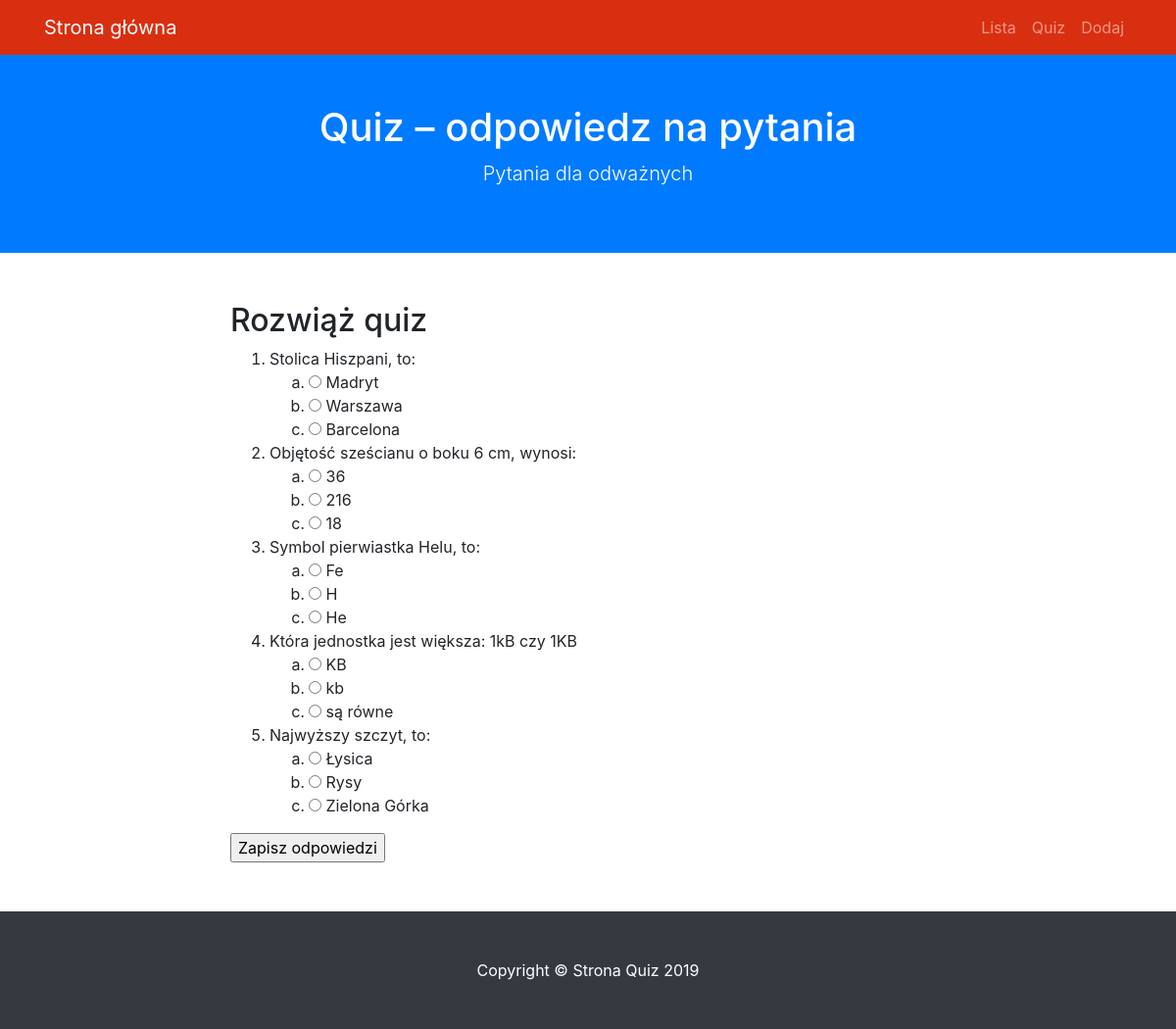
The page /quiz on the database its author committed.
### flask_czat/modele.py (models this page shows)
class BazaModel(Model):
    class Meta:
        database = baza

class Pytanie(BazaModel):
    pytanie = CharField(null=False)
    kategoria = ForeignKeyField(Kategoria, related_name='pytania')

class Odpowiedz(BazaModel):
    odpowiedz = CharField(null=False)
    pytanie = ForeignKeyField(Pytanie, related_name='odpowiedzi')
    odpok = IntegerField(default=0)

### flask_czat/views.py (the view)
@app.route('/quiz', methods = ['GET', 'POST'])
def quiz():
    print(request.form)
    if request.method == 'POST':
        wynik = 0
        for pid, oid in request.form.items():
            odp = Odpowiedz().get(Odpowiedz.id == int(oid)).odpok
            if odp:
                wynik += 1
    pytania = Pytanie.select().join(Odpowiedz).distinct().order_by(Pytanie.id)
    return render_template('quiz.html', query = pytania)

### flask_czat/app.py (called while the page is built)
@app.before_request
def before_request():
    g.db = baza
    g.db.connect(reuse_if_open=True)

@app.after_request
def after_request(response):
    g.db.close()
    return response

### flask_czat/templates/quiz.html (shortened to what this page needs)
{% extends "szablon.html" %}
{% block h1 %}Quiz – odpowiedz na pytania{% endblock %}
{% block tresc %}
    <h2>Rozwiąż quiz</h2>
    <form method="POST">
    <ol>
    {% for p in query %}
        <li>{{ p.pytanie }}
        <ol class="alfabet">
        {% for o in p.odpowiedzi %}
            <li>
                <input type="radio" value="{{ o.id }}" name="{{ p.id }}">
                {{ o.odpowiedz }}
            </li>
        {% endfor %}
        </ol>
        </li>
    {% endfor %}
    </ol>
    <input type="submit" value="Zapisz odpowiedzi">
    </form>
{% endblock %}

### flask_czat/templates/szablon.html (shortened to what this page needs)
<!DOCTYPE html>
<html lang="pl">
  <head>
    <link href="{{ url_for('static', filename='vendor/bootstrap/css/bootstrap.min.css') }}" rel="stylesheet">
    <link href="{{ url_for('static', filename='css/scrolling-nav.css') }}" rel="stylesheet">
    <link href="{{ url_for('static', filename='css/style.css') }}" rel="stylesheet">
  </head>
  <body id="page-top">
    <nav class="navbar navbar-expand-lg navbar-dark bg-nawigacja fixed-top" id="mainNav">
      <div class="container">
        <a class="navbar-brand js-scroll-trigger" href="{{ url_for('index') }}">Strona główna</a>
        <div class="collapse navbar-collapse" id="navbarResponsive">
          <ul class="navbar-nav ml-auto">
            <li class="nav-item">
              <a class="nav-link js-scroll-trigger" href="{{ url_for('lista') }}">Lista</a>
            </li>
            <li class="nav-item">
              <a class="nav-link js-scroll-trigger" href="{{ url_for('quiz') }}">Quiz</a>
            </li>
            <li class="nav-item">
              <a class="nav-link js-scroll-trigger" href="{{ url_for('dodaj') }}">Dodaj</a>
            </li>
          </ul>
        </div>
      </div>
    </nav>
    <header class="bg-primary text-white">
      <div class="container text-center">
        <h1>{% block h1 %}{% endblock %}</h1>
        <p class="lead">Pytania dla odważnych</p>
      </div>
    </header>
    <section id="about">
      <div class="container">
        <div class="row">
          <div class="col-lg-8 mx-auto">
            {% block tresc %}{% endblock %}
          </div>
        </div>
      </div>
    </section>
    <footer class="py-5 bg-dark">
      <div class="container">
        <p class="m-0 text-center text-white">Copyright &copy; Strona Quiz 2019</p>
      </div>
    </footer>
  </body>
</html>

### flask_czat/static/css/scrolling-nav.css (style rules this page uses)
header { padding: 154px 0 100px; }
@media (min-width: 992px) { header { padding: 156px 0 100px; } }
section { padding: 150px 0; }

### flask_czat/static/css/style.css (style rules this page uses)
ol.alfabet { list-style-type: lower-alpha; }
.bg-nawigacja { background-color: #D92F11; }
section#about { padding: 50px 0; }
header { padding: 106px 0 50px 0; }

### rows shown on the page
Pytanie: pytanie "Stolica Hiszpani, to:"
Odpowiedz: odpowiedz "Madryt"
Odpowiedz: odpowiedz "Warszawa"
Odpowiedz: odpowiedz "Barcelona"
Pytanie: pytanie "Objętość sześcianu o boku 6 cm, wynosi:"
Odpowiedz: odpowiedz "36"
Odpowiedz: odpowiedz "216"
Odpowiedz: odpowiedz "18"
Pytanie: pytanie "Symbol pierwiastka Helu, to:"
Odpowiedz: odpowiedz "Fe"
Odpowiedz: odpowiedz "H"
Odpowiedz: odpowiedz "He"
Pytanie: pytanie "Która jednostka jest większa: 1kB czy 1KB"
Odpowiedz: odpowiedz "KB"
Odpowiedz: odpowiedz "kb"
Odpowiedz: odpowiedz "są równe"
Pytanie: pytanie "Najwyższy szczyt, to:"
Odpowiedz: odpowiedz "Łysica"
Odpowiedz: odpowiedz "Rysy"
Odpowiedz: odpowiedz "Zielona Górka"
